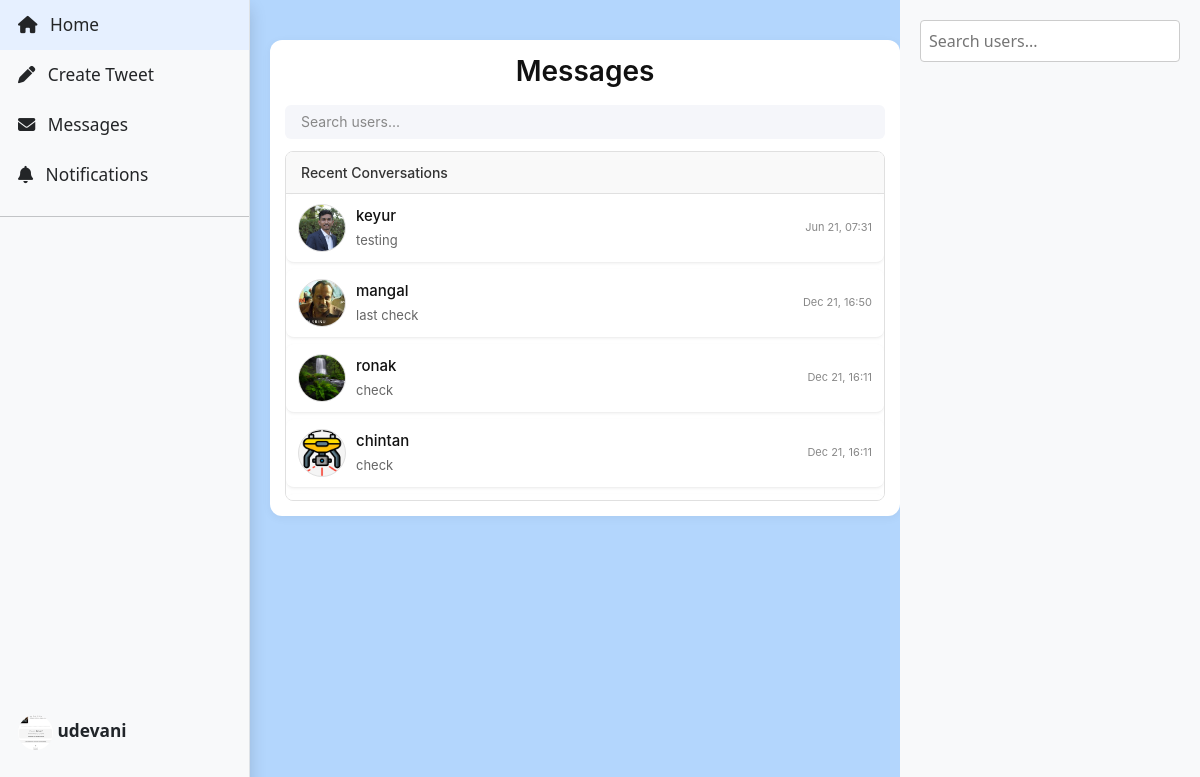
The app's page /messages/ (signed in) with its own data.
### tweet/models.py (models this page shows, shortened)
class CustomUser(AbstractUser):
    email = models.EmailField(unique=True)
    phone_number = models.CharField(max_length=100, default='', blank=True)
    user_bio = models.CharField(max_length=150, default='', blank=True)
    user_profile_image = models.ImageField(upload_to="profile/", default='default_profile.png')
    followers = models.ManyToManyField('self', symmetrical=False, related_name="following", blank=True)
    REQUIRED_FIELDS = ['email']
    USERNAME_FIELD = 'username'

### tweet/views.py (the view)
# urls.py: path('messages/', views.messages_page, name='messages_page'),
@login_required
def messages_page(request):
    logged_user = request.user
    users_interacted = User.objects.filter(
        Q(sent_messages__recipient=logged_user) | Q(received_messages__sender=logged_user)
    ).distinct()
    latest_message_subquery = Message.objects.filter(
        Q(sender=OuterRef('pk'), recipient=logged_user) |
        Q(sender=logged_user, recipient=OuterRef('pk'))
    ).order_by('-created_at')
    users_with_last_message = users_interacted.annotate(
        last_message_time=Subquery(latest_message_subquery.values('created_at')[:1]),
        last_message_text=Subquery(latest_message_subquery.values('content')[:1])
    ).order_by('-last_message_time')
    return render(request, 'messages_page.html', {
        'users': users_with_last_message
    })

### tweet/templates/messages_page.html (shortened to what this page needs)
{% extends "layout.html" %}
{% load static %}
{% block content %}
<div class="messages-container">
    <h3 class="mb-3 text-center" style="font-weight: 600; color: #111;">Messages</h3>
    <div class="messages-search-container">
        <input type="text" id="messages-search-input" class="messages-search-input" placeholder="Search users...">
    </div>
    <div id="messages-user-list" class="messages-user-list">
        <div class="list-header">Recent Conversations</div>
        {% if users %}
            {% for user in users %}
                <div class="user-list-item" onclick="window.location.href='{% url 'get_messages' user.id %}'">
                    <img src="{% if user.user_profile_image %}{{ user.user_profile_image.url }}{% else %}{% static 'default_profile.png' %}{% endif %}" alt="{{ user.username }}">
                    <div class="user-info">
                        <span class="user-name">
                            {% if user.id == request.user.id %}
                                You (Me)
                            {% else %}
                                {{ user.username }}
                            {% endif %}
                        </span>
                        <span class="last-message">
                            {% if user.last_message_text %}
                                {{ user.last_message_text|truncatechars:40 }}
                            {% else %}
                                No messages yet
                            {% endif %}
                        </span>
                    </div>
                    <div class="message-meta">
                        {% if user.last_message_time %}
                            <span class="last-time">
                                {{ user.last_message_time|date:"M d, H:i" }}
                            </span>
                        {% endif %}
                    </div>
                </div>
            {% endfor %}
        {% else %}
            <div class="no-users">No users to message.</div>
        {% endif %}
    </div>
</div>
{% endblock %}

### templates/layout.html (shortened to what this page needs)
{% load static %}
<!DOCTYPE html>
<html lang="en">
<head>
    <link href="https://cdn.jsdelivr.net/npm/bootstrap@5.3.7/dist/css/bootstrap.min.css" rel="stylesheet">
</head>
<body>
    <div id="main-sidebar" class="sidebar bg-light shadow">
        <a href="{% url 'tweet_list' %}">
            <i class="fas fa-home me-2"></i> Home
        </a>
        <a href="{% url 'tweet_create' %}">
            <i class="fas fa-pen me-2"></i> Create Tweet
        </a>
        <a href="{% url 'messages_page' %}" id="open-messages">
            <i class="fas fa-envelope me-2"></i> Messages
        </a>
        <a href="{% url 'notifications_page' %}" id="open-notifications">
            <i class="fas fa-bell me-2"></i> Notifications
        </a>
        <hr>
        {% if user.is_authenticated and user.id %}
        <a href="{% url 'user_details' user.id %}" class="profile-section">
            <img src="{% if user.user_profile_image %}{{ user.user_profile_image.url }}{% else %}{% static 'default_profile.png' %}{% endif %}"
                 alt="Profile" class="rounded-circle">
            <span class="text-dark fw-semibold">{{user.username}}</span>
        </a>
        {% else %}
        <a href="{% url 'login' %}" class="login-button">Login</a>
        {% endif %}
    </div>
    <div class="content" id="main-content">
        {% block content %}{% endblock %}
    </div>
    <div class="right-sidebar" id="right-sidebar">
        <div class="search-container">
            <input type="text" id="search-input" class="search-input" placeholder="Search users...">
        </div>
    </div>
</body>
</html>

### tweet/templates/messages_page.html (style rules this page uses)
.messages-container { max-width: 700px; margin: 20px auto; background-color: #ffffff; padding: 15px; border-radius: 12px; box-shadow: 0 2px 10px rgba(0, 0, 0, 0.05); font-family: -apple-system, BlinkMacSystemFont, 'Segoe UI', Roboto, Oxygen, Ubuntu, Cantarell, 'Open Sans', 'Helvetica Neue', sans-serif; }
.messages-search-container { display: flex; align-items: center; margin-bottom: 12px; background-color: #f5f6fa; padding: 4px 8px; border-radius: 6px; height: 34px; }
.messages-search-input { flex: 1; padding: 4px 8px; font-size: 14px; line-height: 1.4; border: none; background-color: transparent; outline: none; color: #333; }
.messages-search-input::placeholder { color: #888; font-weight: 400; }
.messages-user-list { border: 1px solid #e0e0e0; border-radius: 8px; max-height: 350px; overflow-y: auto; background: #ffffff; display: block; scrollbar-width: thin; scrollbar-color: #ccc transparent; }
.list-header { font-size: 14px; font-weight: 500; color: #333; padding: 10px 15px; background-color: #f9f9f9; border-bottom: 1px solid #e0e0e0; position: sticky; top: 0; z-index: 1; }
.user-list-item { display: flex; align-items: center; padding: 10px 12px; border-bottom: 1px solid #f0f0f0; cursor: pointer; transition: background-color 0.2s; gap: 10px; }
.user-list-item img { width: 48px; height: 48px; border-radius: 50%; object-fit: cover; border: 1px solid #e0e0e0; background: #f5f5f5; }
.user-info { flex: 1; display: flex; flex-direction: column; gap: 3px; }
.user-name { font-size: 15px; font-weight: 500; color: #111; }
.last-message { font-size: 13px; color: #666; font-weight: 400; white-space: nowrap; overflow: hidden; text-overflow: ellipsis; max-width: 100%; }
.message-meta { display: flex; flex-direction: column; align-items: flex-end; min-width: 60px; }
.last-time { font-size: 11px; color: #888; font-weight: 400; }

### records on screen
CustomUser: user_profile_image (picture), username "udevani"
CustomUser: user_profile_image (picture), username "keyur", last_message_text "testing", last_message_time "Jun 21, 07:31"
CustomUser: user_profile_image (picture), username "mangal", last_message_text "last check", last_message_time "Dec 21, 16:50"
CustomUser: user_profile_image (picture), username "ronak", last_message_text "check", last_message_time "Dec 21, 16:11"
CustomUser: user_profile_image (picture), username "chintan", last_message_text "check", last_message_time "Dec 21, 16:11"
